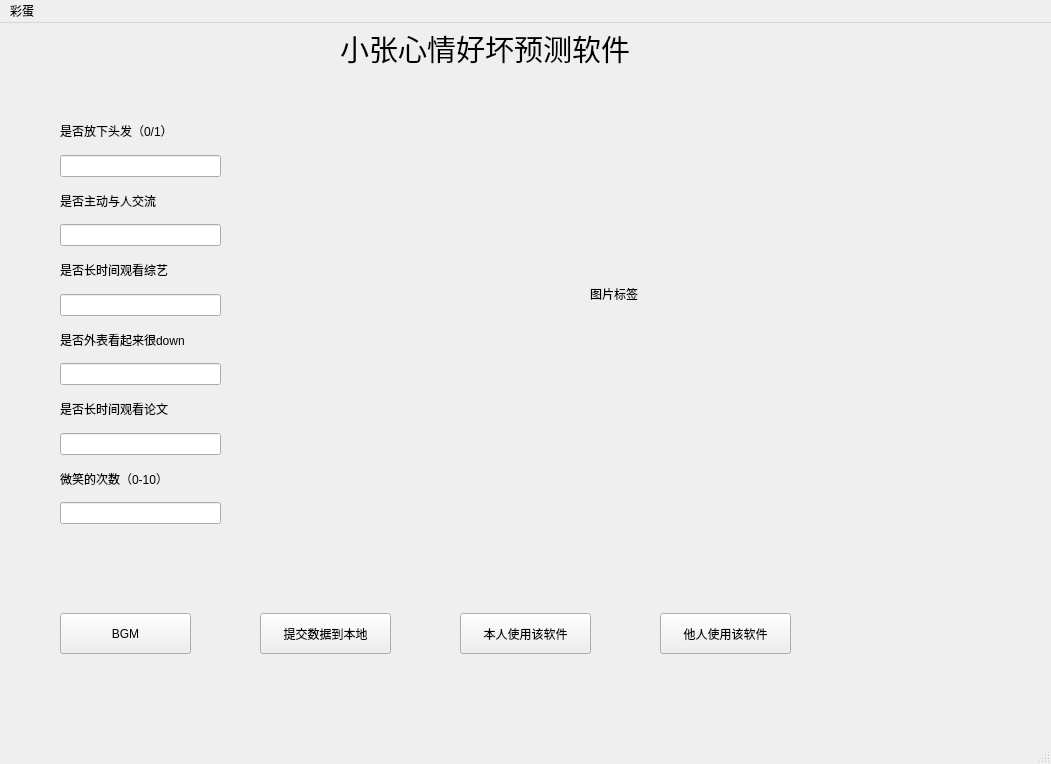
<?xml version="1.0" encoding="UTF-8"?>
<ui version="4.0">
 <class>MainWindow</class>
 <widget class="QMainWindow" name="MainWindow">
  <property name="geometry">
   <rect>
    <x>0</x>
    <y>0</y>
    <width>1051</width>
    <height>764</height>
   </rect>
  </property>
  <property name="windowTitle">
   <string>MainWindow</string>
  </property>
  <widget class="QWidget" name="centralwidget">
   <widget class="QLabel" name="label">
    <property name="geometry">
     <rect>
      <x>340</x>
      <y>10</y>
      <width>311</width>
      <height>31</height>
     </rect>
    </property>
    <property name="font">
     <font>
      <family>Agency FB</family>
      <pointsize>22</pointsize>
     </font>
    </property>
    <property name="text">
     <string>小张心情好坏预测软件</string>
    </property>
   </widget>
   <widget class="QLabel" name="label_8">
    <property name="geometry">
     <rect>
      <x>590</x>
      <y>170</y>
      <width>231</width>
      <height>201</height>
     </rect>
    </property>
    <property name="text">
     <string>图片标签</string>
    </property>
   </widget>
   <widget class="QPushButton" name="pushButton">
    <property name="geometry">
     <rect>
      <x>60</x>
      <y>590</y>
      <width>131</width>
      <height>41</height>
     </rect>
    </property>
    <property name="text">
     <string>BGM</string>
    </property>
   </widget>
   <widget class="QPushButton" name="pushButton_2">
    <property name="geometry">
     <rect>
      <x>260</x>
      <y>590</y>
      <width>131</width>
      <height>41</height>
     </rect>
    </property>
    <property name="text">
     <string>提交数据到本地</string>
    </property>
   </widget>
   <widget class="QPushButton" name="pushButton_3">
    <property name="geometry">
     <rect>
      <x>460</x>
      <y>590</y>
      <width>131</width>
      <height>41</height>
     </rect>
    </property>
    <property name="text">
     <string>本人使用该软件</string>
    </property>
   </widget>
   <widget class="QPushButton" name="pushButton_4">
    <property name="geometry">
     <rect>
      <x>660</x>
      <y>590</y>
      <width>131</width>
      <height>41</height>
     </rect>
    </property>
    <property name="text">
     <string>他人使用该软件</string>
    </property>
   </widget>
   <widget class="QWidget" name="">
    <property name="geometry">
     <rect>
      <x>60</x>
      <y>90</y>
      <width>161</width>
      <height>411</height>
     </rect>
    </property>
    <layout class="QVBoxLayout" name="verticalLayout_3">
     <item>
      <widget class="QLabel" name="label_2">
       <property name="text">
        <string>是否放下头发（0/1）</string>
       </property>
      </widget>
     </item>
     <item>
      <widget class="QLineEdit" name="lineEdit"/>
     </item>
     <item>
      <widget class="QLabel" name="label_3">
       <property name="text">
        <string>是否主动与人交流</string>
       </property>
      </widget>
     </item>
     <item>
      <widget class="QLineEdit" name="lineEdit_2"/>
     </item>
     <item>
      <widget class="QLabel" name="label_4">
       <property name="text">
        <string>是否长时间观看综艺</string>
       </property>
      </widget>
     </item>
     <item>
      <widget class="QLineEdit" name="lineEdit_3"/>
     </item>
     <item>
      <widget class="QLabel" name="label_5">
       <property name="text">
        <string>是否外表看起来很down</string>
       </property>
      </widget>
     </item>
     <item>
      <widget class="QLineEdit" name="lineEdit_4"/>
     </item>
     <item>
      <widget class="QLabel" name="label_6">
       <property name="text">
        <string>是否长时间观看论文</string>
       </property>
      </widget>
     </item>
     <item>
      <widget class="QLineEdit" name="lineEdit_5"/>
     </item>
     <item>
      <widget class="QLabel" name="label_7">
       <property name="text">
        <string>微笑的次数（0-10）</string>
       </property>
      </widget>
     </item>
     <item>
      <widget class="QLineEdit" name="lineEdit_6"/>
     </item>
    </layout>
   </widget>
  </widget>
  <widget class="QMenuBar" name="menubar">
   <property name="geometry">
    <rect>
     <x>0</x>
     <y>0</y>
     <width>1051</width>
     <height>23</height>
    </rect>
   </property>
   <widget class="QMenu" name="menu">
    <property name="title">
     <string>彩蛋</string>
    </property>
   </widget>
   <addaction name="menu"/>
  </widget>
  <widget class="QStatusBar" name="statusbar"/>
 </widget>
 <resources/>
 <connections/>
</ui>
